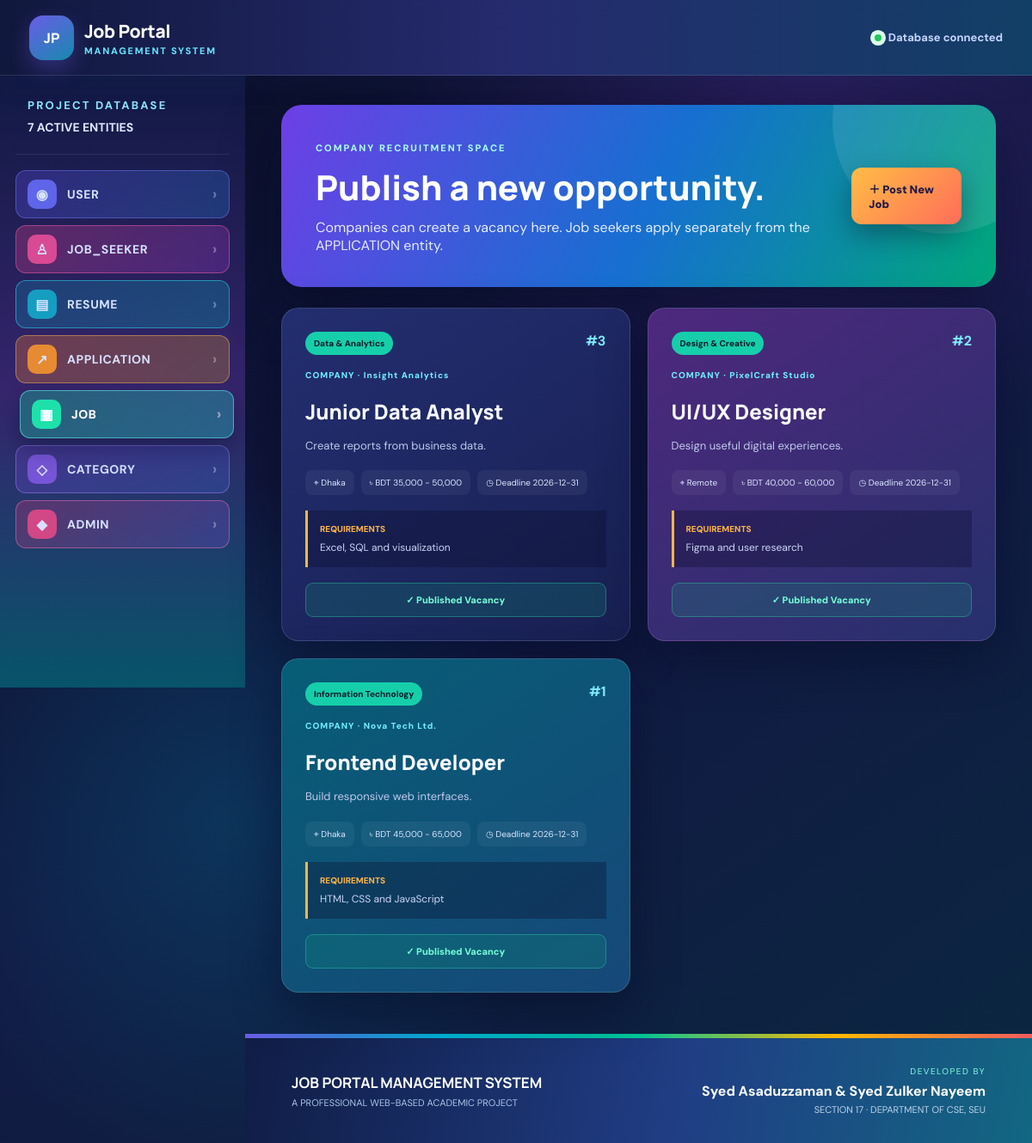
/jobs.php, run on the app's committed database.
### tables this page shows
CREATE TABLE `jobs` (
  `job_id` int(11) NOT NULL,
  `category_id` int(11) NOT NULL,
  `company_name` varchar(150) NOT NULL DEFAULT 'Career Hub Company',
  `title` varchar(150) NOT NULL,
  `description` text NOT NULL,
  `location` varchar(120) NOT NULL,
  `requirements` text NOT NULL,
  `salary` varchar(80) NOT NULL,
  `deadline` date NOT NULL,
  `created_at` timestamp NOT NULL DEFAULT current_timestamp()
);

CREATE TABLE `categories` (
  `category_id` int(11) NOT NULL,
  `category_name` varchar(100) NOT NULL,
  `category_description` text DEFAULT NULL
);

### jobs.php (the view)
<?php require 'config/database.php';$pageTitle='Jobs';$rows=$conn->query('SELECT j.*,c.category_name FROM jobs j JOIN categories c ON c.category_id=j.category_id ORDER BY j.job_id DESC');include 'includes/header.php';?>
<section class="jobs-hero company-hero"><div><small>COMPANY RECRUITMENT SPACE</small><h1>Publish a new opportunity.</h1><p>Companies can create a vacancy here. Job seekers apply separately from the APPLICATION entity.</p></div><a class="new-job-button" href="admin/jobs.php">＋ Post New Job</a></section><section class="job-cards"><?php while($r=$rows->fetch_assoc()):?><article class="job-card"><div class="job-card-top"><span><?=htmlspecialchars($r['category_name'])?></span><b>#<?=$r['job_id']?></b></div><small class="company-name">COMPANY · <?=htmlspecialchars($r['company_name'])?></small><h2><?=htmlspecialchars($r['title'])?></h2><p><?=htmlspecialchars($r['description'])?></p><div class="job-meta"><span>⌖ <?=htmlspecialchars($r['location'])?></span><span>৳ <?=htmlspecialchars($r['salary'])?></span><span>◷ Deadline <?=$r['deadline']?></span></div><div class="requirements"><small>REQUIREMENTS</small><?=nl2br(htmlspecialchars($r['requirements']))?></div><div class="published-badge">✓ Published Vacancy</div></article><?php endwhile;?></section><?php include 'includes/footer.php';?>

### includes/header.php (shortened to what this page needs)
<?php
$pageTitle=$pageTitle??'Job Portal Management System';$base=isset($adminPage)?'../':'';
$current=basename($_SERVER['PHP_SELF']);$currentPath=str_replace('\\','/',$_SERVER['PHP_SELF']);
$nav=[['users.php','USER','◉'],['job_seekers.php','JOB_SEEKER','♙'],['resumes.php','RESUME','▤'],['apply.php','APPLICATION','↗'],['jobs.php','JOB','▣'],['categories.php','CATEGORY','◇'],['admin/index.php','ADMIN','◆']];
?>
<!doctype html><html lang="en"><head><link rel="stylesheet" href="<?=$base?>assets/css/style.css"></head><body>
<header class="topbar"><a class="brand" href="<?=$base?>index.php"><span class="brand-mark">JP</span><span class="brand-copy"><strong>Job Portal</strong><small>Management System</small></span></a><div class="top-status"><i></i><span>Database connected</span></div></header>
<div class="layout"><aside class="sidebar"><div class="sidebar-title"><small>PROJECT DATABASE</small><span>7 ACTIVE ENTITIES</span></div><nav><?php foreach($nav as [$url,$label,$icon]):$active=($current===basename($url))||($label==='ADMIN'&&str_contains($currentPath,'/admin/'));?><a class="<?=$active?'active':''?>" href="<?=$base.$url?>"><b><?=$icon?></b><span><?=$label?></span><i>›</i></a><?php endforeach;?></nav></aside><div class="overlay" onclick="document.body.classList.remove('nav-open')"></div><main class="content">

### includes/footer.php
</main></div><footer><div><strong>JOB PORTAL MANAGEMENT SYSTEM</strong><span>A PROFESSIONAL WEB-BASED ACADEMIC PROJECT</span></div><div class="developer"><small>DEVELOPED BY</small><strong>Syed Asaduzzaman & Syed Zulker Nayeem</strong><span>SECTION 17 · DEPARTMENT OF CSE, SEU</span></div></footer><script src="<?=$base?>assets/js/app.js"></script></body></html>

### data on the page
jobs: category.category_name "Data & Analytics", job_id "3", company_name "Insight Analytics", title "Junior Data Analyst", description "Create reports from business data.", location "Dhaka", salary "BDT 35,000 - 50,000", deadline "2026-12-31", requirements "Excel, SQL and visualization"
jobs: category.category_name "Design & Creative", job_id "2", company_name "PixelCraft Studio", title "UI/UX Designer", description "Design useful digital experiences.", location "Remote", salary "BDT 40,000 - 60,000", deadline "2026-12-31", requirements "Figma and user research"
jobs: category.category_name "Information Technology", job_id "1", company_name "Nova Tech Ltd.", title "Frontend Developer", description "Build responsive web interfaces.", location "Dhaka", salary "BDT 45,000 - 65,000", deadline "2026-12-31", requirements "HTML, CSS and JavaScript"

### other printed values
$icon "◉"
$label "USER"
$icon "♙"
$label "JOB_SEEKER"
$icon "▤"
$label "RESUME"
$icon "↗"
$label "APPLICATION"
$icon "▣"
$label "JOB"
$icon "◇"
$label "CATEGORY"
$icon "◆"
$label "ADMIN"
